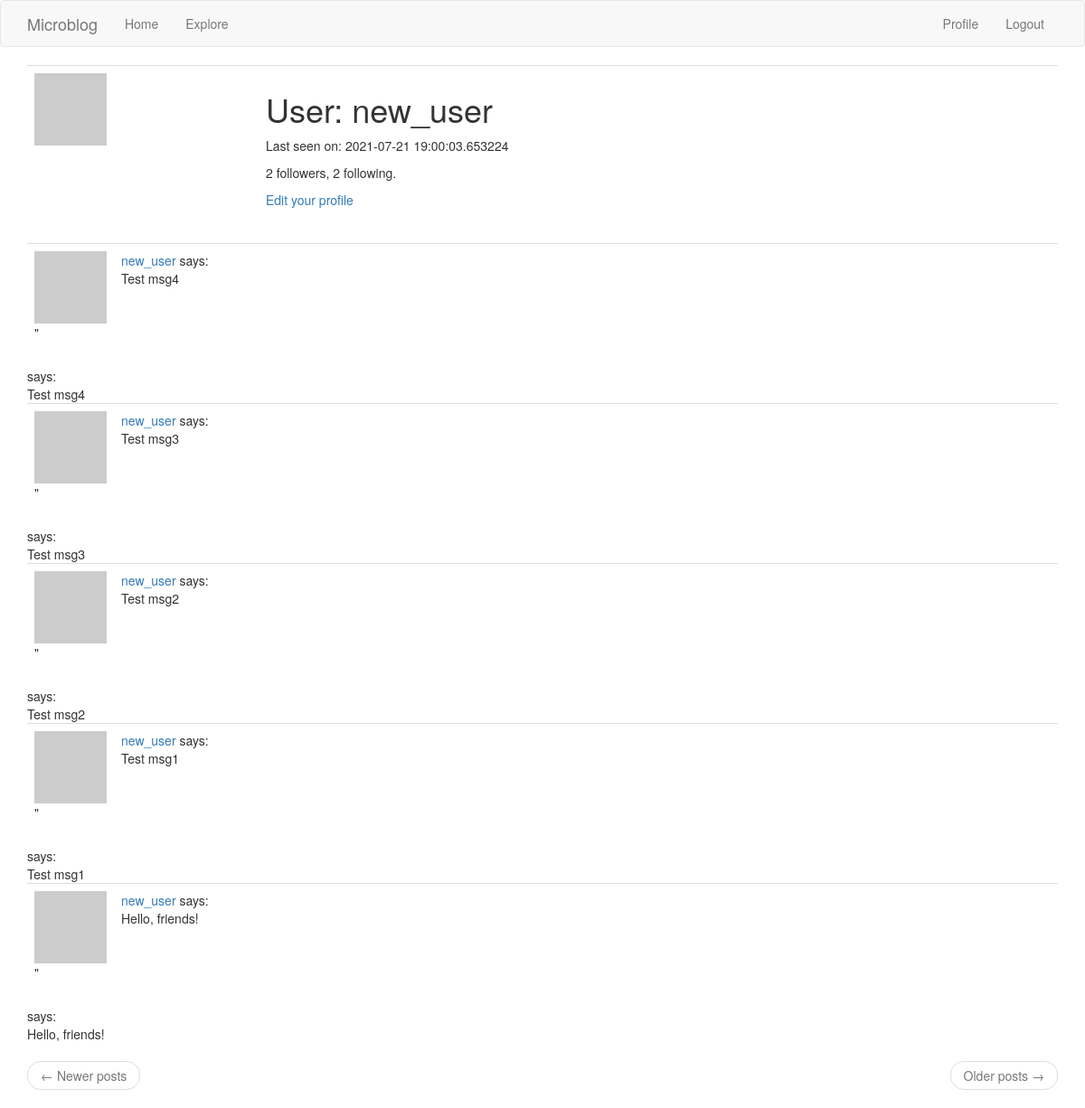
The app's page /user/new_user (signed in), older data.
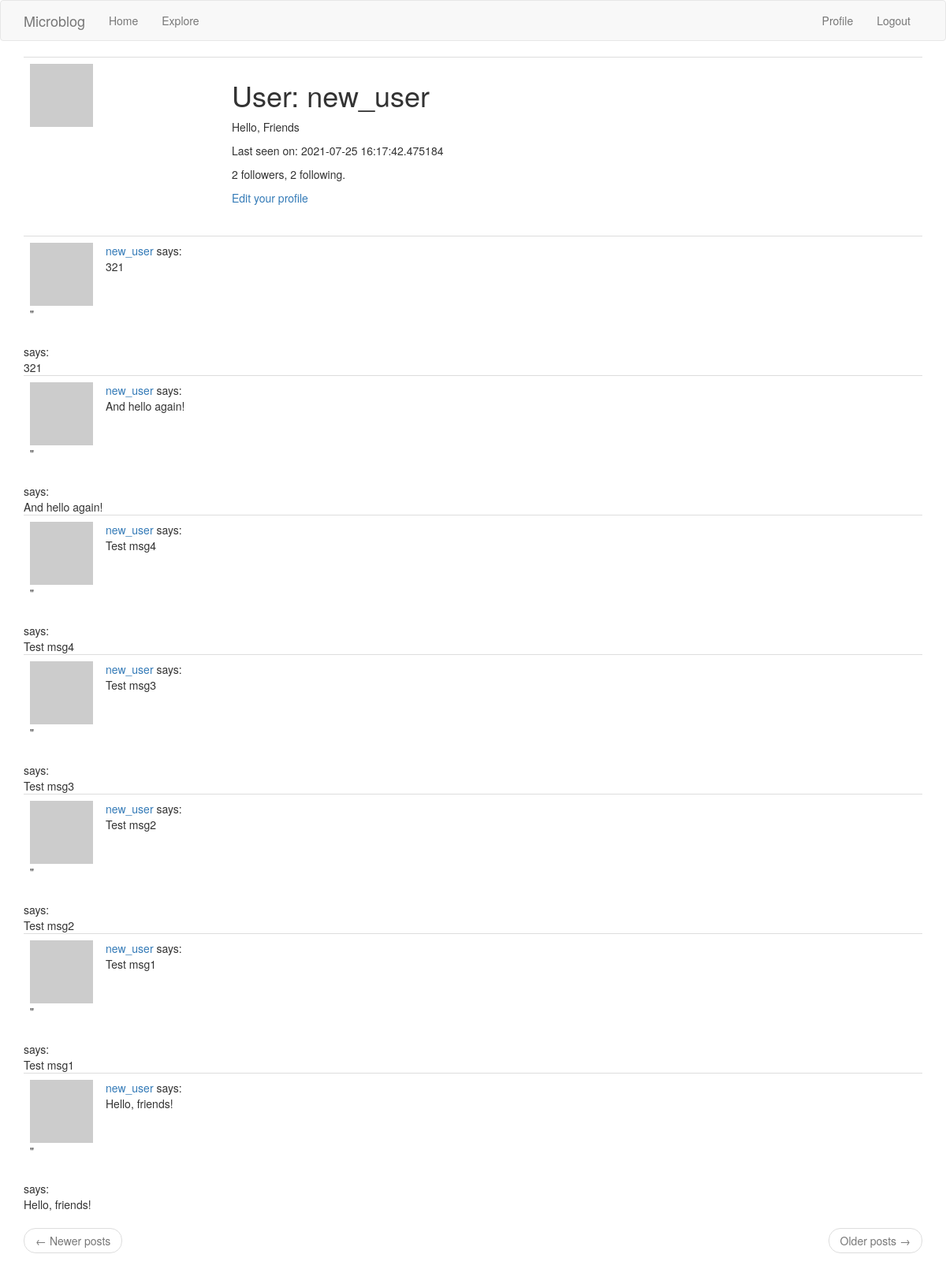
The same page, newer data.
### app/models.py (models this page shows, shortened)
class User(UserMixin, db.Model):
    id = db.Column(db.Integer, primary_key=True)
    username = db.Column(db.String(64), index=True, unique=True)
    email = db.Column(db.String(120), index=True, unique=True)
    password_hash = db.Column(db.String(128))
    posts = db.relationship('Post', backref='author', lazy='dynamic')
    about_me = db.Column(db.String(140))
    last_seen = db.Column(db.DateTime, default=datetime.utcnow)
    followed = db.relationship(
        'User', secondary=followers,
        primaryjoin=(followers.c.follower_id == id),
        secondaryjoin=(followers.c.followed_id == id),
        backref=db.backref('followers', lazy='dynamic'), lazy='dynamic'
    )
    def avatar(self, size):
        digest = md5(self.email.lower().encode('utf-8')).hexdigest()
        return 'https://www.gravatar.com/avatar/{}?d=identicon&s={}'.format(digest, size)

class Post(db.Model):
    id = db.Column(db.Integer, primary_key=True)
    body = db.Column(db.String(140))
    timestamp = db.Column(db.DateTime, index=True, default=datetime.utcnow)
    user_id = db.Column(db.Integer, db.ForeignKey('user.id'))

### app/routes.py (the view)
@app.route('/user/<username>')
@login_required
def user(username):
    user = User.query.filter_by(username=username).first_or_404()
    posts = Post.query.filter_by(user_id=user.id).order_by(Post.timestamp.desc())
    return render_template('user.html', user=user, posts=posts)

### app/models.py (called while the page is built)
@login.user_loader
def load_user(id):
    return User.query.get(int(id))

### app/routes.py (called while the page is built)
@app.before_request
def before_request():
    if current_user.is_authenticated:
        current_user.last_seen = datetime.utcnow()
        db.session.commit()

### app/templates/user.html (shortened to what this page needs)
{% extends "base.html" %}
{% block app_content %}
    <table class="table table-hover">
        <tr>
            <td width="256px"><img src="{{ user.avatar(256) }}"></td>
            <td>
                <h1>User: {{ user.username }}</h1>
                {% if user.about_me %}<p>{{ user.about_me }}</p>{% endif %}
                {% if user.last_seen %}<p>Last seen on: {{ user.last_seen }}</p>{% endif %}
                <p>{{ user.followers.count() }} followers, {{ user.followed.count() }} following.</p>
                {% if user == current_user %}
                <p><a href="{{ url_for('edit_profile')}}">Edit your profile</a></p>
                {% endif %}
            </td>
        </tr>
    </table>
    {% for post in posts %}
        {% include '_post.html' %}
    {% endfor %}
    <nav aria-label="...">
        <ul class="pager">
            <li class="previous{% if not prev_url %} disabled{% endif %}">
                <a href="{{ prev_url or '#' }}">
                    <span aria-hidden="true">&larr;</span> Newer posts
                </a>
            </li>
            <li class="next{% if not next_url %} disabled{% endif %}">
                <a href="{{ next_url or '#' }}">
                    Older posts <span aria-hidden="true">&rarr;</span>
                </a>
            </li>
        </ul>
    </nav>
{% endblock %}

### app/templates/_post.html (shortened to what this page needs)
<table class="table table-hover">
    <tr>
        <td width="70px">
            <a href="{{ url_for('user', username=post.author.username) }}">
                <img src="{{ post.author.avatar(70) }}" />
            </a>"
        </td>
        <td>
            <a href="{{ url_for('user', username=post.author.username) }}">
                {{ post.author.username }}
            </a>
            says:
            <br>
            {{ post.body }}
        </td>
    </tr>
</table>                </a>
            says:
            <br>
            {{ post.body }}

Row changes from the older to the newer data that the page shows:
changed User "new_user": about_me (not shown) → "Hello, Friends"; last_seen "2021-07-21 19:00:03.653224" → "2021-07-25 16:17:42.475184"
added Post: author.username "new_user", body "321"
added Post: author.username "new_user", body "And hello again!"
